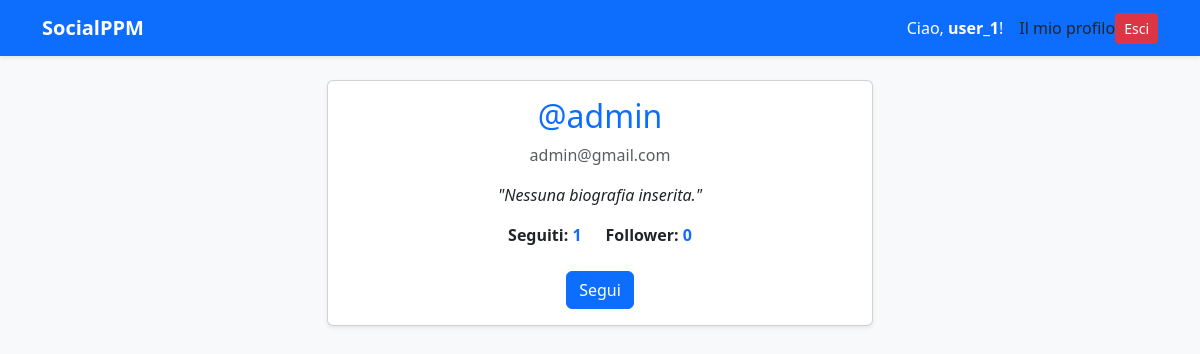
Page /profile/admin/ (signed in) on the committed database.
### users/models.py (models this page shows, shortened)
class Profile(models.Model):
    user = models.OneToOneField(User, on_delete=models.CASCADE)
    bio = models.TextField(max_length=500, blank=True)
    follows = models.ManyToManyField(
        "self",
        related_name="followed_by",
        symmetrical=False,
        blank=True
    )

### users/views.py (the view)
# urls.py: path('profile/<str:username>/', views.profile_view, name='profile'),
def profile_view(request, username):
    target_user = get_object_or_404(User, username=username)
    profile, created = Profile.objects.get_or_create(user=target_user)
    if request.user.is_authenticated:
        Profile.objects.get_or_create(user=request.user)
    context = {
        'profile_user': target_user,
        'profile': profile,
    }
    return render(request, 'users/profile.html', context)

### users/templates/users/profile.html (shortened to what this page needs)
{% extends 'base.html' %}
{% block content %}
<div class="row justify-content-center mt-4">
    <div class="col-md-6">
        <div class="card shadow-sm text-center">
            <div class="card-body">
                <h2 class="card-title text-primary">
                    @{{ profile_user.username }}
                </h2>
                <p class="text-muted">{{ profile_user.email }}</p>
                <p class="fst-italic my-3">
                    "{{ profile.bio|default:'Nessuna biografia inserita.' }}"
                </p>
                <div class="d-flex justify-content-center gap-4 mb-4 fw-bold">
                    <span>Seguiti: <span class="text-primary">{{ profile.follows.count }}</span></span>
                    <span>Follower: <span class="text-primary">{{ profile.followed_by.count }}</span></span>
                </div>
                {% if user.is_authenticated and user != profile_user %}
                    <form action="{% url 'follow_user' profile_user.username %}" method="POST" class="d-inline">
                        {% if profile in user.profile.follows.all %}
                            <button type="submit" class="btn btn-outline-danger">Smetti di seguire</button>
                        {% else %}
                            <button type="submit" class="btn btn-primary">Segui</button>
                        {% endif %}
                    </form>
                {% elif user == profile_user %}
                    <a href="{% url 'edit_profile' %}" class="btn btn-outline-primary">Modifica Bio</a>
                {% endif %}
            </div>
        </div>
    </div>
</div>
{% endblock %}

### users/templates/base.html (shortened to what this page needs)
<!DOCTYPE html>
<html lang="it">
<head>
    <link href="https://cdn.jsdelivr.net/npm/bootstrap@5.3.0/dist/css/bootstrap.min.css" rel="stylesheet">
</head>
<body class="bg-light">
    <nav class="navbar navbar-expand-lg navbar-dark bg-primary mb-4 shadow-sm">
        <div class="container">
            <a class="navbar-brand fw-bold" href="{% url 'feed' %}">SocialPPM</a>
            <div class="d-flex align-items-center">
                {% if user.is_authenticated %}
                    <span class="text-white me-3">Ciao, <strong>{{ user.username }}</strong>!</span>
                    <a class="nav-link" href="{% url 'profile' user.username %}">Il mio profilo</a>
                    <form action="{% url 'logout' %}" method="post" class="d-inline">
                        <button type="submit" class="btn btn-danger btn-sm">Esci</button>
                    </form>
                {% else %}
                    <a href="{% url 'login' %}" class="btn btn-outline-light btn-sm me-2">Accedi</a>
                    <a href="{% url 'register' %}" class="btn btn-success btn-sm">Registrati</a>
                {% endif %}
            </div>
        </div>
    </nav>
    <div class="container">
        {% block content %}
        {% endblock %}
    </div>
</body>
</html>

### rows in the picture
Profile: bio "Nessuna biografia inserita.", follows.count "1", followed_by.count "0"

### other values in the picture
{{ user.username }} "user_1"
{{ profile_user.username }} "admin"
{{ profile_user.email }} "admin@gmail.com"
